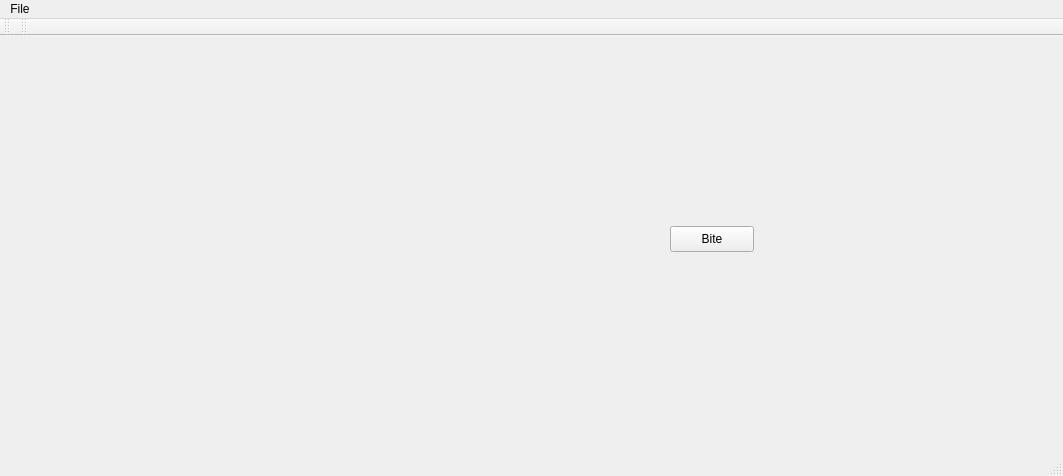
<?xml version="1.0" encoding="UTF-8"?>
<ui version="4.0">
 <class>MainWindow</class>
 <widget class="QMainWindow" name="MainWindow">
  <property name="geometry">
   <rect>
    <x>0</x>
    <y>0</y>
    <width>1063</width>
    <height>476</height>
   </rect>
  </property>
  <property name="windowTitle">
   <string>MainWindow</string>
  </property>
  <widget class="QWidget" name="centralWidget">
   <widget class="QLabel" name="image_label">
    <property name="geometry">
     <rect>
      <x>20</x>
      <y>30</y>
      <width>471</width>
      <height>361</height>
     </rect>
    </property>
    <property name="sizePolicy">
     <sizepolicy hsizetype="Expanding" vsizetype="Expanding">
      <horstretch>0</horstretch>
      <verstretch>0</verstretch>
     </sizepolicy>
    </property>
    <property name="text">
     <string/>
    </property>
    <property name="scaledContents">
     <bool>true</bool>
    </property>
   </widget>
   <widget class="QPushButton" name="pushButton">
    <property name="geometry">
     <rect>
      <x>670</x>
      <y>190</y>
      <width>84</width>
      <height>26</height>
     </rect>
    </property>
    <property name="text">
     <string>Bite</string>
    </property>
   </widget>
  </widget>
  <widget class="QMenuBar" name="menuBar">
   <property name="geometry">
    <rect>
     <x>0</x>
     <y>0</y>
     <width>1063</width>
     <height>23</height>
    </rect>
   </property>
   <widget class="QMenu" name="menuFile">
    <property name="title">
     <string>File</string>
    </property>
    <addaction name="actionOpen"/>
   </widget>
   <addaction name="menuFile"/>
  </widget>
  <widget class="QToolBar" name="mainToolBar">
   <attribute name="toolBarArea">
    <enum>TopToolBarArea</enum>
   </attribute>
   <attribute name="toolBarBreak">
    <bool>false</bool>
   </attribute>
  </widget>
  <widget class="QStatusBar" name="statusBar"/>
  <widget class="QToolBar" name="toolBar">
   <property name="windowTitle">
    <string>toolBar</string>
   </property>
   <attribute name="toolBarArea">
    <enum>TopToolBarArea</enum>
   </attribute>
   <attribute name="toolBarBreak">
    <bool>false</bool>
   </attribute>
  </widget>
  <action name="actionOpen">
   <property name="text">
    <string>&amp;Open</string>
   </property>
  </action>
 </widget>
 <layoutdefault spacing="6" margin="11"/>
 <resources/>
 <connections/>
</ui>
